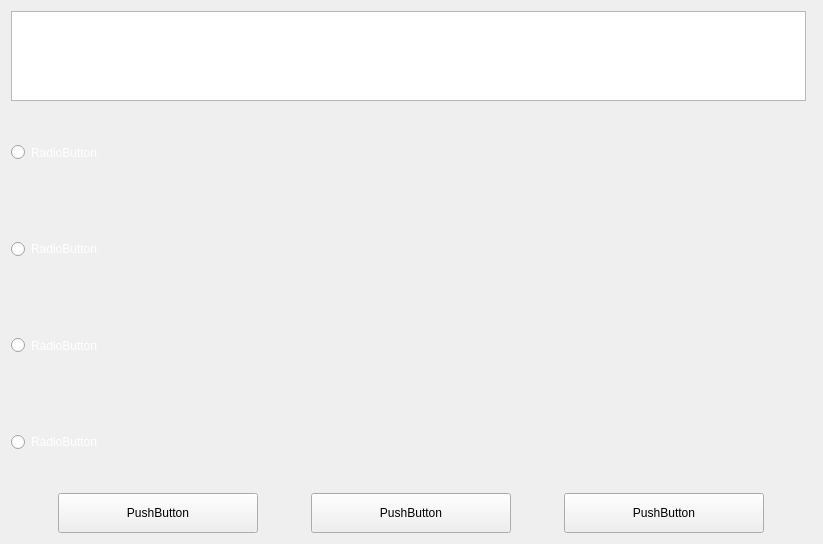
<?xml version="1.0" encoding="UTF-8"?>
<ui version="4.0">
 <class>widget</class>
 <widget class="QWidget" name="widget">
  <property name="geometry">
   <rect>
    <x>0</x>
    <y>0</y>
    <width>823</width>
    <height>544</height>
   </rect>
  </property>
  <property name="maximumSize">
   <size>
    <width>1920</width>
    <height>1080</height>
   </size>
  </property>
  <property name="windowTitle">
   <string>Form</string>
  </property>
  <property name="styleSheet">
   <string notr="true">#widget{border-image: url(:/img/bb.png)}</string>
  </property>
  <layout class="QGridLayout" name="gridLayout">
   <item row="6" column="0">
    <widget class="QRadioButton" name="radioButton_C">
     <property name="sizePolicy">
      <sizepolicy hsizetype="Minimum" vsizetype="Preferred">
       <horstretch>0</horstretch>
       <verstretch>0</verstretch>
      </sizepolicy>
     </property>
     <property name="styleSheet">
      <string notr="true">color: rgb(255, 255, 255);
font: italic 12pt &quot;Arial&quot;;</string>
     </property>
     <property name="text">
      <string>RadioButton</string>
     </property>
    </widget>
   </item>
   <item row="0" column="0">
    <widget class="QTextEdit" name="quiz_text">
     <property name="sizePolicy">
      <sizepolicy hsizetype="Expanding" vsizetype="Maximum">
       <horstretch>0</horstretch>
       <verstretch>0</verstretch>
      </sizepolicy>
     </property>
     <property name="maximumSize">
      <size>
       <width>1920</width>
       <height>500</height>
      </size>
     </property>
     <property name="styleSheet">
      <string notr="true">font: 12pt &quot;宋体&quot;;</string>
     </property>
     <property name="horizontalScrollBarPolicy">
      <enum>Qt::ScrollBarAlwaysOff</enum>
     </property>
     <property name="sizeAdjustPolicy">
      <enum>QAbstractScrollArea::AdjustToContents</enum>
     </property>
     <property name="readOnly">
      <bool>true</bool>
     </property>
    </widget>
   </item>
   <item row="8" column="0" colspan="2">
    <layout class="QHBoxLayout" name="horizontalLayout" stretch="1,1,1">
     <item>
      <widget class="QPushButton" name="submit_answer_btn">
       <property name="minimumSize">
        <size>
         <width>0</width>
         <height>40</height>
        </size>
       </property>
       <property name="maximumSize">
        <size>
         <width>200</width>
         <height>16777215</height>
        </size>
       </property>
       <property name="text">
        <string>PushButton</string>
       </property>
      </widget>
     </item>
     <item>
      <widget class="QPushButton" name="last_quiz_btn">
       <property name="minimumSize">
        <size>
         <width>0</width>
         <height>40</height>
        </size>
       </property>
       <property name="maximumSize">
        <size>
         <width>200</width>
         <height>16777215</height>
        </size>
       </property>
       <property name="text">
        <string>PushButton</string>
       </property>
      </widget>
     </item>
     <item>
      <widget class="QPushButton" name="next_quiz_btn">
       <property name="minimumSize">
        <size>
         <width>0</width>
         <height>40</height>
        </size>
       </property>
       <property name="maximumSize">
        <size>
         <width>200</width>
         <height>16777215</height>
        </size>
       </property>
       <property name="text">
        <string>PushButton</string>
       </property>
      </widget>
     </item>
    </layout>
   </item>
   <item row="5" column="0">
    <widget class="QRadioButton" name="radioButton_B">
     <property name="sizePolicy">
      <sizepolicy hsizetype="Minimum" vsizetype="Preferred">
       <horstretch>0</horstretch>
       <verstretch>0</verstretch>
      </sizepolicy>
     </property>
     <property name="styleSheet">
      <string notr="true">color: rgb(255, 255, 255);
font: italic 12pt &quot;Arial&quot;;</string>
     </property>
     <property name="text">
      <string>RadioButton</string>
     </property>
    </widget>
   </item>
   <item row="7" column="0">
    <widget class="QRadioButton" name="radioButton_D">
     <property name="sizePolicy">
      <sizepolicy hsizetype="Minimum" vsizetype="Preferred">
       <horstretch>0</horstretch>
       <verstretch>0</verstretch>
      </sizepolicy>
     </property>
     <property name="styleSheet">
      <string notr="true">color: rgb(255, 255, 255);
font: italic 12pt &quot;Arial&quot;;</string>
     </property>
     <property name="text">
      <string>RadioButton</string>
     </property>
    </widget>
   </item>
   <item row="4" column="0">
    <widget class="QRadioButton" name="radioButton_A">
     <property name="enabled">
      <bool>true</bool>
     </property>
     <property name="sizePolicy">
      <sizepolicy hsizetype="Minimum" vsizetype="Preferred">
       <horstretch>0</horstretch>
       <verstretch>0</verstretch>
      </sizepolicy>
     </property>
     <property name="minimumSize">
      <size>
       <width>0</width>
       <height>0</height>
      </size>
     </property>
     <property name="maximumSize">
      <size>
       <width>16777215</width>
       <height>16777215</height>
      </size>
     </property>
     <property name="styleSheet">
      <string notr="true">color: rgb(255, 255, 255);
font: italic 12pt &quot;Arial&quot;;</string>
     </property>
     <property name="text">
      <string>RadioButton</string>
     </property>
    </widget>
   </item>
  </layout>
 </widget>
 <resources>
  <include location="images.qrc"/>
 </resources>
 <connections/>
 <designerdata>
  <property name="gridDeltaX">
   <number>10</number>
  </property>
  <property name="gridDeltaY">
   <number>10</number>
  </property>
  <property name="gridSnapX">
   <bool>true</bool>
  </property>
  <property name="gridSnapY">
   <bool>true</bool>
  </property>
  <property name="gridVisible">
   <bool>true</bool>
  </property>
 </designerdata>
</ui>
